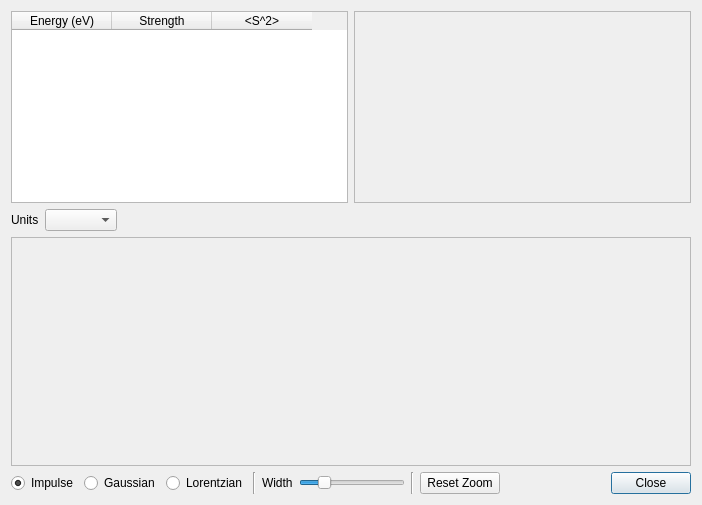
<?xml version="1.0" encoding="UTF-8"?>
<ui version="4.0">
 <class>ExcitedStatesConfigurator</class>
 <widget class="QDialog" name="ExcitedStatesConfigurator">
  <property name="geometry">
   <rect>
    <x>0</x>
    <y>0</y>
    <width>702</width>
    <height>505</height>
   </rect>
  </property>
  <property name="sizePolicy">
   <sizepolicy hsizetype="Expanding" vsizetype="Expanding">
    <horstretch>0</horstretch>
    <verstretch>0</verstretch>
   </sizepolicy>
  </property>
  <property name="windowTitle">
   <string>Excited States</string>
  </property>
  <property name="styleSheet">
   <string>QToolButton {
   color: #333;
   background-color: #666;
   border-width: 2px;
   border-color: #CCC;
   border-style: solid;
   border-radius: 5;
   padding: 0px;
   min-width: 50px;
   max-width: 50px;
   min-height: 30px;
   max-height: 30px;
}

QToolButton:pressed {
   border-color: #222;
}
</string>
  </property>
  <layout class="QVBoxLayout" name="verticalLayout" stretch="0,1,0">
   <item>
    <layout class="QGridLayout" name="gridLayout">
     <item row="0" column="1">
      <widget class="QFrame" name="moFrame">
       <property name="sizePolicy">
        <sizepolicy hsizetype="Expanding" vsizetype="Preferred">
         <horstretch>0</horstretch>
         <verstretch>0</verstretch>
        </sizepolicy>
       </property>
       <property name="frameShape">
        <enum>QFrame::StyledPanel</enum>
       </property>
       <property name="frameShadow">
        <enum>QFrame::Raised</enum>
       </property>
      </widget>
     </item>
     <item row="1" column="1">
      <widget class="QLabel" name="orbitalLabel">
       <property name="text">
        <string/>
       </property>
      </widget>
     </item>
     <item row="0" column="0">
      <widget class="QTableWidget" name="energyTable">
       <property name="editTriggers">
        <set>QAbstractItemView::NoEditTriggers</set>
       </property>
       <property name="selectionMode">
        <enum>QAbstractItemView::SingleSelection</enum>
       </property>
       <property name="selectionBehavior">
        <enum>QAbstractItemView::SelectRows</enum>
       </property>
       <attribute name="horizontalHeaderCascadingSectionResizes">
        <bool>true</bool>
       </attribute>
       <column>
        <property name="text">
         <string>Energy (eV)</string>
        </property>
       </column>
       <column>
        <property name="text">
         <string>Strength</string>
        </property>
       </column>
       <column>
        <property name="text">
         <string>&lt;S^2&gt;</string>
        </property>
       </column>
      </widget>
     </item>
     <item row="1" column="0">
      <layout class="QHBoxLayout" name="horizontalLayout">
       <item>
        <widget class="QLabel" name="label">
         <property name="text">
          <string>Units</string>
         </property>
        </widget>
       </item>
       <item>
        <widget class="QComboBox" name="unitsCombo"/>
       </item>
       <item>
        <spacer name="horizontalSpacer_2">
         <property name="orientation">
          <enum>Qt::Horizontal</enum>
         </property>
         <property name="sizeHint" stdset="0">
          <size>
           <width>40</width>
           <height>20</height>
          </size>
         </property>
        </spacer>
       </item>
      </layout>
     </item>
    </layout>
   </item>
   <item>
    <widget class="QFrame" name="spectrumFrame">
     <property name="sizePolicy">
      <sizepolicy hsizetype="Expanding" vsizetype="Preferred">
       <horstretch>0</horstretch>
       <verstretch>0</verstretch>
      </sizepolicy>
     </property>
     <property name="frameShape">
      <enum>QFrame::StyledPanel</enum>
     </property>
     <property name="frameShadow">
      <enum>QFrame::Raised</enum>
     </property>
    </widget>
   </item>
   <item>
    <layout class="QHBoxLayout" name="horizontalLayout_2">
     <item>
      <widget class="QRadioButton" name="impulseButton">
       <property name="text">
        <string>Impulse</string>
       </property>
       <property name="checked">
        <bool>true</bool>
       </property>
      </widget>
     </item>
     <item>
      <widget class="QRadioButton" name="gaussianButton">
       <property name="text">
        <string>Gaussian</string>
       </property>
      </widget>
     </item>
     <item>
      <widget class="QRadioButton" name="lorentzianButton">
       <property name="text">
        <string>Lorentzian</string>
       </property>
      </widget>
     </item>
     <item>
      <widget class="Line" name="line_2">
       <property name="orientation">
        <enum>Qt::Vertical</enum>
       </property>
      </widget>
     </item>
     <item>
      <widget class="QLabel" name="widthLabel">
       <property name="text">
        <string>Width</string>
       </property>
      </widget>
     </item>
     <item>
      <widget class="QSlider" name="widthSlider">
       <property name="minimum">
        <number>10</number>
       </property>
       <property name="maximum">
        <number>110</number>
       </property>
       <property name="value">
        <number>30</number>
       </property>
       <property name="orientation">
        <enum>Qt::Horizontal</enum>
       </property>
      </widget>
     </item>
     <item>
      <widget class="Line" name="line">
       <property name="orientation">
        <enum>Qt::Vertical</enum>
       </property>
      </widget>
     </item>
     <item>
      <widget class="QPushButton" name="resetZoomButton">
       <property name="text">
        <string>Reset Zoom</string>
       </property>
       <property name="autoDefault">
        <bool>false</bool>
       </property>
      </widget>
     </item>
     <item>
      <spacer name="horizontalSpacer">
       <property name="orientation">
        <enum>Qt::Horizontal</enum>
       </property>
       <property name="sizeHint" stdset="0">
        <size>
         <width>40</width>
         <height>20</height>
        </size>
       </property>
      </spacer>
     </item>
     <item>
      <widget class="QPushButton" name="closeButton">
       <property name="text">
        <string>Close</string>
       </property>
       <property name="autoDefault">
        <bool>true</bool>
       </property>
      </widget>
     </item>
    </layout>
   </item>
  </layout>
 </widget>
 <resources>
  <include location="../../resources/IQmol.qrc"/>
 </resources>
 <connections>
  <connection>
   <sender>closeButton</sender>
   <signal>clicked()</signal>
   <receiver>ExcitedStatesConfigurator</receiver>
   <slot>close()</slot>
   <hints>
    <hint type="sourcelabel">
     <x>537</x>
     <y>475</y>
    </hint>
    <hint type="destinationlabel">
     <x>293</x>
     <y>252</y>
    </hint>
   </hints>
  </connection>
 </connections>
</ui>
